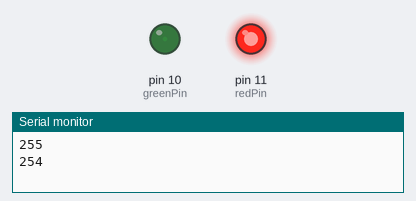
This sketch was run on a simulated Arduino Uno, built with avr-gcc and run on an emulated ATmega328P. Shown: output pins drawn as LEDs (lit = HIGH), the last lines printed to the serial monitor.

Above: at 0.05 s.
At 3.45 s:
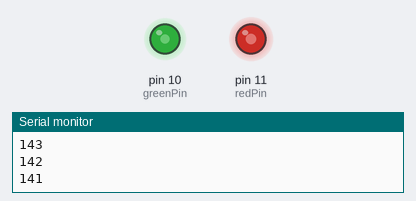
At 6.95 s:
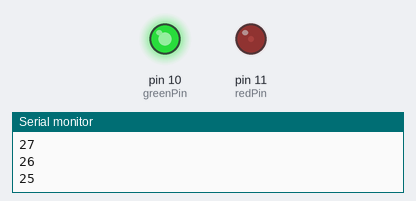
At 13.85 s:
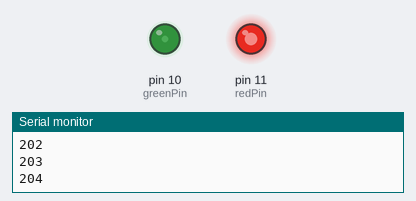
Timing chart, 0 to 20.0 s (numbered marks = the images above):
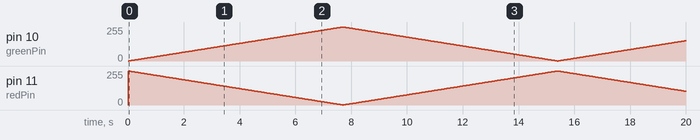

The sketch:

1.2_doublecolorlight.ino
```cpp
int redPin = 11;
int greenPin = 10;
int val = 0;

void setup()
{
    pinMode(redPin,OUTPUT);
    pinMode(greenPin,OUTPUT);
    Serial.begin(9600);
}

void loop()
{
    for(val=255; val>0; val--)
    {
        analogWrite(redPin, val);
        analogWrite(greenPin, 255-val);
        Serial.println(val, DEC);
        delay(30);
    }

    for(val=0; val<255; val++)
    {
        analogWrite(redPin, val);
        analogWrite(greenPin,255-val);
        Serial.println(val, DEC);
        delay(30);
    }
}
```
